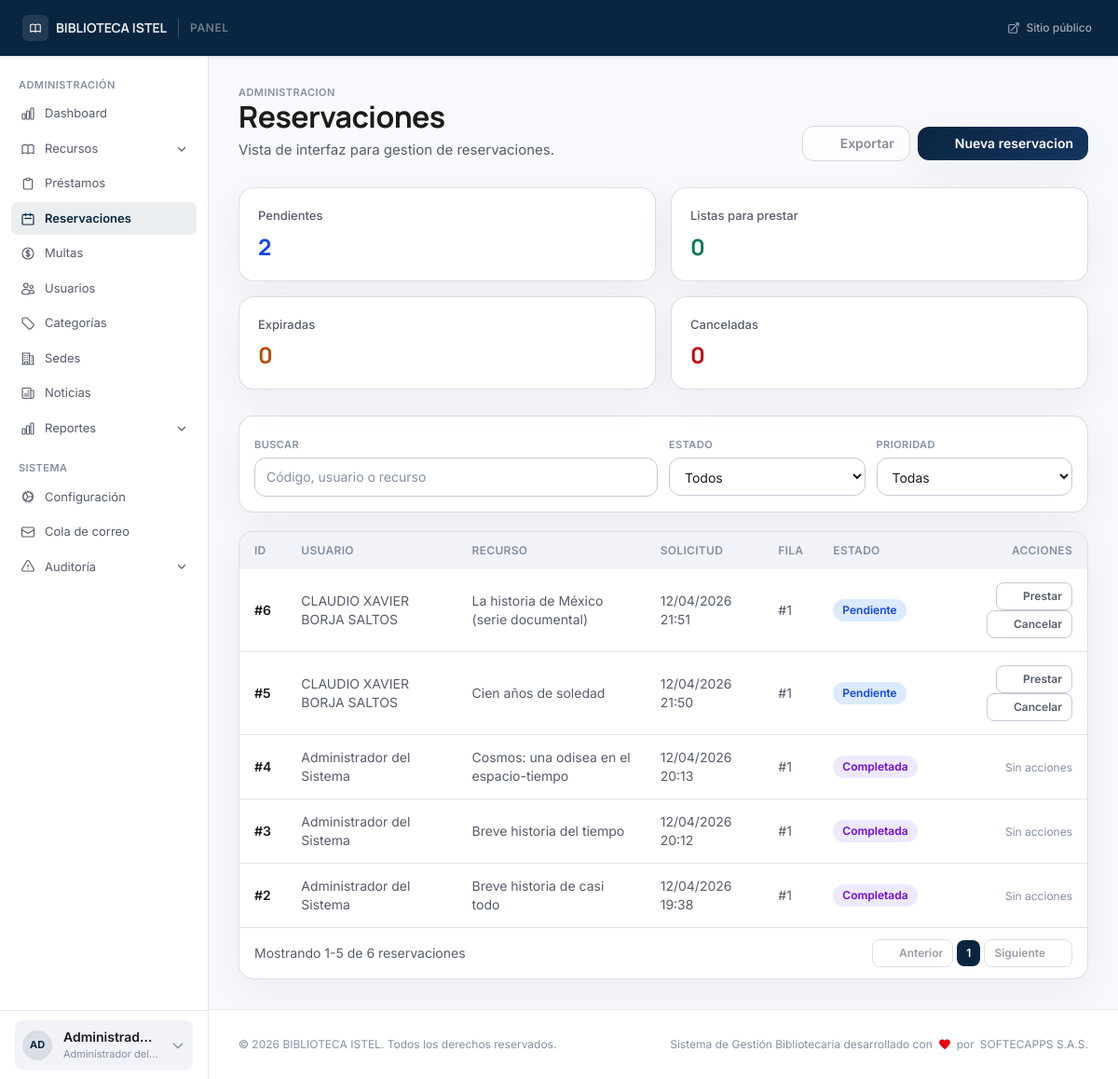
Screenshot of /admin/reservations (signed in) with the database file from the repository.
### tables this page shows
CREATE TABLE `users` (
  `id` int(10) unsigned NOT NULL AUTO_INCREMENT,
  `user_number` varchar(20) DEFAULT NULL,
  `name` varchar(150) NOT NULL,
  `email` varchar(150) NOT NULL,
  `document_number` varchar(30) NOT NULL,
  `phone` varchar(30) DEFAULT NULL,
  `address` text DEFAULT NULL,
  `birthdate` date DEFAULT NULL,
  `photo` varchar(255) DEFAULT NULL,
  `role` enum('admin','librarian','teacher','user','guest') NOT NULL DEFAULT 'user',
  `user_type` enum('student','teacher','external','staff') NOT NULL DEFAULT 'student',
  `status` enum('active','suspended','blocked','inactive') NOT NULL DEFAULT 'active',
  `password_hash` varchar(255) NOT NULL,
  `remember_token` varchar(64) DEFAULT NULL,
  `remember_expires` datetime DEFAULT NULL,
  `email_verified_at` datetime DEFAULT NULL,
  `force_password_change` tinyint(1) NOT NULL DEFAULT 0,
  `last_login_at` datetime DEFAULT NULL,
  `last_login_ip` varchar(45) DEFAULT NULL,
  `created_at` datetime NOT NULL DEFAULT current_timestamp(),
  `updated_at` datetime NOT NULL DEFAULT current_timestamp() ON UPDATE current_timestamp(),
  PRIMARY KEY (`id`),
  UNIQUE KEY `uq_users_email` (`email`),
  UNIQUE KEY `uq_users_document` (`document_number`),
  UNIQUE KEY `uq_users_user_number` (`user_number`),
  KEY `idx_users_role_status` (`role`,`status`)
);

CREATE TABLE `reservations` (
  `id` int(10) unsigned NOT NULL AUTO_INCREMENT,
  `resource_id` int(10) unsigned NOT NULL,
  `user_id` int(10) unsigned NOT NULL,
  `queue_position` int(10) unsigned NOT NULL,
  `status` enum('waiting','notified','fulfilled','cancelled','expired') NOT NULL DEFAULT 'waiting',
  `notified_at` datetime DEFAULT NULL,
  `expires_at` datetime DEFAULT NULL,
  `created_at` datetime NOT NULL DEFAULT current_timestamp(),
  `updated_at` datetime NOT NULL DEFAULT current_timestamp() ON UPDATE current_timestamp(),
  PRIMARY KEY (`id`),
  KEY `idx_reservations_user` (`user_id`,`status`),
  KEY `idx_reservations_resource_queue` (`resource_id`,`queue_position`,`status`),
  CONSTRAINT `fk_reservations_resource` FOREIGN KEY (`resource_id`) REFERENCES `resources` (`id`) ON UPDATE CASCADE,
  CONSTRAINT `fk_reservations_user` FOREIGN KEY (`user_id`) REFERENCES `users` (`id`) ON UPDATE CASCADE
);

CREATE TABLE `resources` (
  `id` int(10) unsigned NOT NULL AUTO_INCREMENT,
  `isbn_13` char(13) DEFAULT NULL,
  `marc_leader` char(24) DEFAULT NULL,
  `marc_control_number` varchar(64) DEFAULT NULL,
  `title` varchar(300) NOT NULL,
  `authors` longtext NOT NULL CHECK (json_valid(`authors`)),
  `marc_record` longtext DEFAULT NULL CHECK (json_valid(`marc_record`)),
  `publisher` varchar(200) DEFAULT NULL,
  `edition_statement` varchar(200) DEFAULT NULL,
  `publication_year` smallint(6) DEFAULT NULL,
  `category_id` int(10) unsigned NOT NULL,
  `branch_id` int(10) unsigned DEFAULT NULL,
  `support_type` enum('physical','digital','audiovisual','journal','thesis','map','score','kit','game','other') NOT NULL DEFAULT 'physical',
  `resource_type` varchar(60) DEFAULT NULL,
  `content_type` varchar(80) DEFAULT NULL,
  `media_type` varchar(80) DEFAULT NULL,
  `carrier_type` varchar(80) DEFAULT NULL,
  `description` text DEFAULT NULL,
  `pages` smallint(5) unsigned DEFAULT NULL,
  `language` char(2) NOT NULL DEFAULT 'es',
  `cover_image` varchar(255) DEFAULT NULL,
  `location` varchar(100) DEFAULT NULL,
  `digital_url` text DEFAULT NULL,
  `acquisition_price` decimal(8,2) DEFAULT NULL,
  `replacement_cost` decimal(8,2) NOT NULL,
  `acquisition_date` date DEFAULT NULL,
  `acquired_at` datetime DEFAULT NULL,
  `is_new_acquisition` tinyint(1) NOT NULL DEFAULT 1,
  `total_copies` tinyint(3) unsigned NOT NULL DEFAULT 0,
  `available_copies` tinyint(3) unsigned NOT NULL DEFAULT 0,
  `digital_access_count` int(10) unsigned NOT NULL DEFAULT 0,
  `is_active` tinyint(1) NOT NULL DEFAULT 1,
  `deactivated_at` datetime DEFAULT NULL,
  `deactivated_by` int(10) unsigned DEFAULT NULL,
  `deactivation_reason` text DEFAULT NULL,
  `created_at` datetime NOT NULL DEFAULT current_timestamp(),
  `updated_at` datetime NOT NULL DEFAULT current_timestamp() ON UPDATE current_timestamp(),
  PRIMARY KEY (`id`),
  UNIQUE KEY `uq_books_marc_control_number` (`marc_control_number`),
  UNIQUE KEY `uq_resources_isbn` (`isbn_13`),
  KEY `idx_resources_support_active` (`support_type`,`is_active`),
  KEY `idx_resources_branch` (`branch_id`,`is_active`),
  KEY `idx_resources_new_acquisition` (`is_new_acquisition`,`acquired_at`),
  KEY `idx_resources_category` (`category_id`),
  KEY `fk_resources_deactivated_by` (`deactivated_by`),
  FULLTEXT KEY `ft_books_search` (`title`,`publisher`),
  CONSTRAINT `fk_resources_branch` FOREIGN KEY (`branch_id`) REFERENCES `library_branches` (`id`) ON UPDATE CASCADE,
  CONSTRAINT `fk_resources_category` FOREIGN KEY (`category_id`) REFERENCES `categories` (`id`) ON UPDATE CASCADE,
  CONSTRAINT `fk_resources_deactivated_by` FOREIGN KEY (`deactivated_by`) REFERENCES `users` (`id`) ON DELETE SET NULL ON UPDATE CASCADE
);

### views/admin/reservations/index.php (the view, shortened to what the rows shown need)
<?php
$e = fn(mixed $v) => htmlspecialchars((string) $v, ENT_QUOTES | ENT_SUBSTITUTE, 'UTF-8');
$statusClass = static function (string $status): string {
    return match ($status) {
        'waiting' => 'bg-blue-100 text-blue-700',
        'notified' => 'bg-emerald-100 text-emerald-700',
        'expired' => 'bg-amber-100 text-amber-700',
        'cancelled' => 'bg-red-100 text-red-700',
        'fulfilled' => 'bg-violet-100 text-violet-700',
        default => 'bg-slate-100 text-slate-700',
    };
};
$statusLabel = static function (string $status): string {
    return match ($status) {
        'waiting' => 'Pendiente',
        'notified' => 'Lista',
        'expired' => 'Expirada',
        'cancelled' => 'Cancelada',
        'fulfilled' => 'Completada',
        default => ucfirst($status),
    };
};
$visibleReservations = array_slice($reservations, 0, 5);
?>
<section class="p-6 lg:p-8">
    <div class="mb-7 flex flex-col gap-3 sm:flex-row sm:items-end sm:justify-between">
        <div>
            <h1 class="headline-lg text-on-surface">Reservaciones</h1>
        </div>
    </div>
    <div class="overflow-hidden rounded-2xl border border-outline-variant/60 bg-white shadow-ambient">
        <div class="overflow-x-auto">
            <table class="min-w-full text-left">
                <thead class="bg-surface-container-low text-xs uppercase tracking-wide text-on-surface-subtle">
                    <tr>
                        <th class="px-4 py-3 font-semibold">ID</th>
                        <th class="px-4 py-3 font-semibold">Usuario</th>
                        <th class="px-4 py-3 font-semibold">Recurso</th>
                        <th class="px-4 py-3 font-semibold">Solicitud</th>
                        <th class="px-4 py-3 font-semibold">Fila</th>
                        <th class="px-4 py-3 font-semibold">Estado</th>
                        <th class="px-4 py-3 font-semibold text-right">Acciones</th>
                    </tr>
                </thead>
                <tbody class="divide-y divide-outline-variant/50 text-sm">
                    <?php foreach ($visibleReservations as $reservation): ?>
                        <tr class="hover:bg-surface-container-low/60 transition-colors">
                            <td class="px-4 py-3.5 font-semibold text-on-surface">#<?= (int) ($reservation['id'] ?? 0) ?></td>
                            <td class="px-4 py-3.5 text-on-surface-muted"><?= $e($reservation['user_name'] ?? 'Usuario') ?></td>
                            <td class="px-4 py-3.5 text-on-surface-muted"><?= $e($reservation['resource_title'] ?? 'Recurso') ?></td>
                            <td class="px-4 py-3.5 text-on-surface-muted"><?= $e((new DateTime((string) ($reservation['created_at'] ?? 'now')))->format('d/m/Y H:i')) ?></td>
                            <td class="px-4 py-3.5 text-on-surface-muted">#<?= (int) ($reservation['queue_position'] ?? 0) ?></td>
                            <td class="px-4 py-3.5">
                                <span class="inline-flex rounded-full px-2.5 py-1 text-xs font-semibold <?= $statusClass((string) ($reservation['status'] ?? '')) ?>">
                                    <?= $e($statusLabel((string) ($reservation['status'] ?? ''))) ?>
                                </span>
                            </td>
                            <td class="px-4 py-3.5 text-right">
                                <?php if (in_array((string) ($reservation['status'] ?? ''), ['waiting', 'notified'], true)): ?>
                                    <form method="POST" action="<?= BASE_URL ?>/admin/reservations/<?= (int) ($reservation['id'] ?? 0) ?>/convert" class="inline">
                                        <button type="submit" class="rounded-lg border border-outline-variant px-2.5 py-1.5 text-xs font-semibold text-on-surface-muted hover:bg-surface-container-low inline-flex items-center gap-1 transition-colors"><?= Icons::arrowRight('w-3.5 h-3.5') ?> Prestar</button>
                                    </form>
                                    <form method="POST" action="<?= BASE_URL ?>/admin/reservations/<?= (int) ($reservation['id'] ?? 0) ?>/cancel" class="inline">
                                        <button type="submit" class="ml-1 rounded-lg border border-outline-variant px-2.5 py-1.5 text-xs font-semibold text-on-surface-muted hover:bg-surface-container-low inline-flex items-center gap-1 transition-colors"><?= Icons::x('w-3.5 h-3.5') ?> Cancelar</button>
                                    </form>
                                <?php else: ?>
                                    <span class="text-xs text-on-surface-subtle">Sin acciones</span>
                                <?php endif; ?>
                            </td>
                        </tr>
                    <?php endforeach; ?>
                </tbody>
            </table>
        </div>
    </div>
</section>

### views/partials/panel-sidebar.php (shortened to what the rows shown need)
<?php
$_e      = fn(mixed $v) => htmlspecialchars((string) $v, ENT_QUOTES | ENT_SUBSTITUTE, 'UTF-8');
$role    = $auth_user['role'] ?? '';
$roleBadge = match($role) {
    'admin'     => ['Administrador del sistema', 'bg-red-100 text-red-700 border-red-200'],
    'librarian' => ['Bibliotecario', 'bg-violet-100 text-violet-700 border-violet-200'],
    'teacher'   => ['Docente', 'bg-blue-100 text-blue-700 border-blue-200'],
    'user'    => ['Socio', 'bg-emerald-100 text-emerald-700 border-emerald-200'],
    default     => ['Usuario', 'bg-slate-100 text-slate-700 border-slate-200'],
};
$initials = mb_strtoupper(mb_substr($auth_user['name'] ?? '?', 0, 2));
?>
<aside class="hidden lg:flex flex-col w-56 bg-white border-r border-outline-variant/50 shrink-0" aria-label="Navegación del panel">
    <div class="min-h-[74px] border-t border-outline-variant/40 bg-white px-4 py-2 flex items-center">
        <details class="group relative w-full" onmouseenter="if (this._closeTimer) { clearTimeout(this._closeTimer); this._closeTimer = null; }" onmouseleave="this._closeTimer = setTimeout(() => this.removeAttribute('open'), 320)">
            <summary class="list-none flex items-center gap-3 rounded-lg bg-surface-container-low px-2 py-2 cursor-pointer transition-colors duration-150 hover:bg-white text-on-surface">
                <div class="flex h-8 w-8 shrink-0 items-center justify-center rounded-full bg-primary/10 text-[11px] font-bold text-primary">
                    <?= $_e($initials) ?>
                </div>
                <div class="min-w-0 flex-1">
                    <p class="truncate text-sm font-semibold"><?= $_e($auth_user['name'] ?? '') ?></p>
                    <p class="truncate text-[11px] text-on-surface-subtle"><?= $_e($roleBadge[0]) ?></p>
                </div>
                <svg class="w-4 h-4 text-on-surface-subtle transition-transform duration-200 group-open:rotate-180" fill="none" viewBox="0 0 24 24" stroke="currentColor" stroke-width="2" aria-hidden="true">
                    <path stroke-linecap="round" stroke-linejoin="round" d="M19 9l-7 7-7-7"/>
                </svg>
            </summary>
        </details>
    </div>
</aside>

### rows the page displays
users: name "AD", name "Administrad…", role "Administrador del…"
reservations: id "6", user.name "CLAUDIO XAVIER BORJA SALTOS", resource.title "La historia de México (serie documental)", created_at "12/04/2026 21:51", queue_position "1", status "Pendiente"
reservations: id "5", user.name "CLAUDIO XAVIER BORJA SALTOS", resource.title "Cien años de soledad", created_at "12/04/2026 21:50", queue_position "1", status "Pendiente"
reservations: id "4", user.name "Administrador del Sistema", resource.title "Cosmos: una odisea en el espacio-tiempo", created_at "12/04/2026 20:13", queue_position "1", status "Completada", shows "Sin acciones"
reservations: id "3", user.name "Administrador del Sistema", resource.title "Breve historia del tiempo", created_at "12/04/2026 20:12", queue_position "1", status "Completada", shows "Sin acciones"
reservations: id "2", user.name "Administrador del Sistema", resource.title "Breve historia de casi todo", created_at "12/04/2026 19:38", queue_position "1", status "Completada", shows "Sin acciones"

### other values shown
$_e($settings['library_name'] ?? 'Biblioteca') "BIBLIOTECA ISTEL"
$stats['pending'] "2"
$stats['ready'] "0"
$stats['expired'] "0"
$stats['cancelled'] "0"
min(5, $totalReservations) "5"
$totalReservations "6"
$settings['library_name'] "BIBLIOTECA ISTEL"
